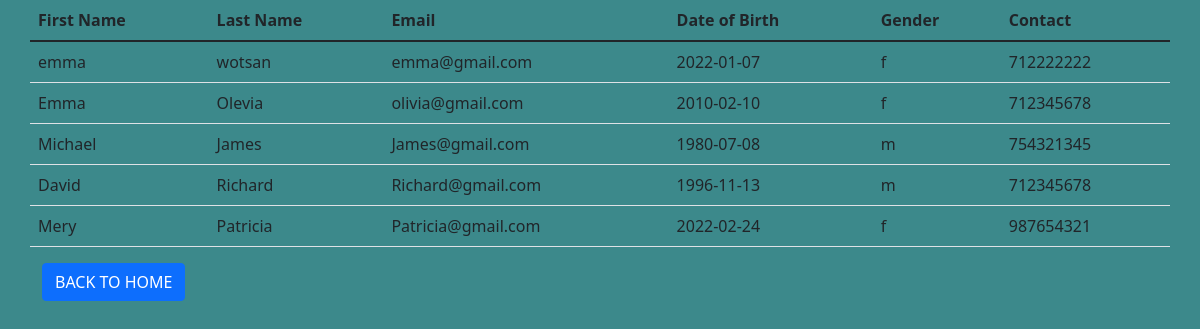
The app's page /user/view.php with its own data.
### tables this page shows
CREATE TABLE `users` (
  `id` int(11) NOT NULL,
  `email` varchar(255) NOT NULL,
  `password` varchar(255) NOT NULL,
  `name` varchar(255) NOT NULL,
  `uname` varchar(255) NOT NULL,
  `dob` date DEFAULT NULL,
  `gender` enum('m','f') NOT NULL,
  `contact` bigint(10) NOT NULL
);

### user/view.php (the view, shortened to what this page needs)
<?php
    include "../db_config.php";
?>
<!DOCTYPE html>
<html lang="en">
<head>
    <link rel = "stylesheet" href = "../css/bootstrap.css">
    <link rel = "stylesheet" href = "style.css">
</head>
<body>
    <div class="container vh-100">
        <div class="row justify-content-center">
        <table class="table">
        <thead class="thead-dark">
            <tr>
                <th>First Name</th>
                <th>Last Name</th>
                <th>Email</th>
                <th>Date of Birth</th>
                <th>Gender</th>
                <th>Contact</th>
            </tr>
        </thead>
            <?php
                            $sql = "SELECT name,uname,email,dob,gender,contact from users";
                            $result = mysqli_query($conn, $sql);
                            if($result->num_rows > 0 ){
                                while($row = $result-> fetch_assoc()){
                                    echo "<tr>
                                    <td>" . $row["name"] ."</td>
                                    <td>" . $row["uname"] ."</td>
                                    <td>" . $row["email"] ."</td>
                                    <td>" . $row["dob"]."</td>
                                    <td>" . $row["gender"] ."</td>
                                    <td>" . $row["contact"] ."</td>
                                    </tr>";
                                }
                                echo "</table>";
                            }
                            else{
                                echo "0 result";
                            }
                        ?>
        <div class="button">
        <a href="home.php"><button type="button" class="btn btn-primary">BACK TO HOME</button></a>
        </div>
        </div>
    </div>
</body>
</html>

### user/style.css (style rules this page uses)
body { background: rgb(60, 137, 139); }

### records on screen
users: name "emma", uname "wotsan", email "emma@gmail.com", dob "2022-01-07", gender "f", contact "712222222"
users: name "Emma", uname "Olevia", email "olivia@gmail.com", dob "2010-02-10", gender "f", contact "712345678"
users: name "Michael", uname "James", email "James@gmail.com", dob "1980-07-08", gender "m", contact "754321345"
users: name "David", uname "Richard", email "Richard@gmail.com", dob "1996-11-13", gender "m", contact "712345678"
users: name "Mery", uname "Patricia", email "Patricia@gmail.com", dob "2022-02-24", gender "f", contact "987654321"
